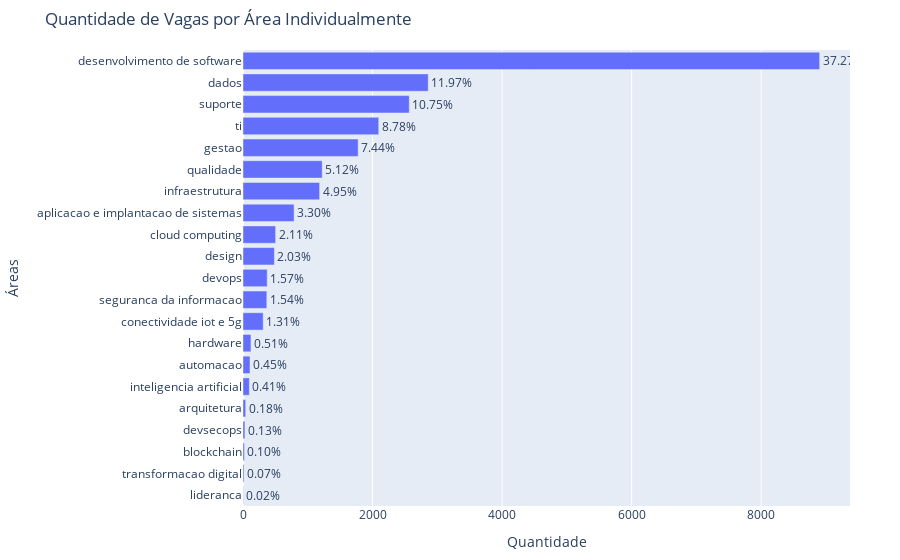

The code cell stored with this chart in its notebook:
### Code cell
# Converter o contador para um DataFrame
df_contagem_areas = pd.DataFrame(contagem_areas_individual.items(), columns=['Área', 'Quantidade'])

# Calcular percentual
total = df_contagem_areas['Quantidade'].sum()
df_contagem_areas['Percentual'] = (df_contagem_areas['Quantidade'] / total) * 100

# Ordenar do menor para o maior
df_contagem_areas = df_contagem_areas.sort_values(by='Quantidade')

# Gráfico de barras com Plotly
fig = px.bar(df_contagem_areas, x='Quantidade', y='Área', text='Percentual',
             labels={'Quantidade': 'Quantidade', 'Área': 'Áreas'},
             title='Quantidade de Vagas por Área Individualmente')

fig.update_traces(texttemplate='%{text:.2f}%', textposition='outside')
fig.update_layout(uniformtext_minsize=8, uniformtext_mode='hide', yaxis={'categoryorder':'total ascending'})

fig.update_layout(margin=dict(l=200, r=50, b=50, t=50), yaxis_tickangle=0)

fig.show()

### Figure 1 — Plotly figure (JSON) as saved in the notebook; plotly's stock layout.template omitted (floating-point values rounded to 4 significant figures)
{"data": [{"alignmentgroup": "True", "hovertemplate": "Quantidade=%{x}<br>Áreas=%{y}<br>Percentual=%{text}<extra></extra>", "legendgroup": "", "marker": {"color": "#636efa", "pattern": {"shape": ""}}, "name": "", "offsetgroup": "", "orientation": "h", "showlegend": false, "text": [0.01675, 0.06698, 0.09629, 0.1256, 0.1758, 0.4103, 0.4521, 0.5149, 1.306, 1.541, 1.566, 2.03, 2.11, 3.303, 4.953, 5.12, 7.444, 8.775, 10.75, 11.97, 37.27], "textposition": "outside", "texttemplate": "%{text:.2f}%", "type": "bar", "x": [4, 16, 23, 30, 42, 98, 108, 123, 312, 368, 374, 485, 504, 789, 1183, 1223, 1778, 2096, 2567, 2860, 8903], "xaxis": "x", "y": ["lideranca", "transformacao digital", "blockchain", "devsecops", "arquitetura", "inteligencia artificial", "automacao", "hardware", "conectividade iot e 5g", "seguranca da informacao", "devops", "design", "cloud computing", "aplicacao e implantacao de sistemas", "infraestrutura", "qualidade", "gestao", "ti", "suporte", "dados", "desenvolvimento de software"], "yaxis": "y"}], "layout": {"barmode": "relative", "legend": {"tracegroupgap": 0}, "margin": {"b": 50, "l": 200, "r": 50, "t": 50}, "title": {"text": "Quantidade de Vagas por Área Individualmente"}, "uniformtext": {"minsize": 8, "mode": "hide"}, "xaxis": {"anchor": "y", "domain": [0, 1], "title": {"text": "Quantidade"}}, "yaxis": {"anchor": "x", "categoryorder": "total ascending", "domain": [0, 1], "tickangle": 0, "title": {"text": "Áreas"}}}}
